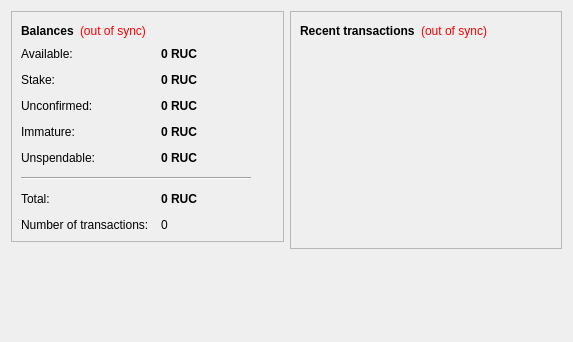
<?xml version="1.0" encoding="UTF-8"?>
<ui version="4.0">
 <class>OverviewPage</class>
 <widget class="QWidget" name="OverviewPage">
  <property name="geometry">
   <rect>
    <x>0</x>
    <y>0</y>
    <width>573</width>
    <height>342</height>
   </rect>
  </property>
  <property name="windowTitle">
   <string>Form</string>
  </property>
  <layout class="QHBoxLayout" name="horizontalLayout" stretch="1,1">
   <item>
    <layout class="QVBoxLayout" name="verticalLayout_2">
     <item>
      <widget class="QFrame" name="frame">
       <property name="frameShape">
        <enum>QFrame::StyledPanel</enum>
       </property>
       <property name="frameShadow">
        <enum>QFrame::Raised</enum>
       </property>
       <layout class="QVBoxLayout" name="verticalLayout_4">
        <item>
         <layout class="QHBoxLayout" name="horizontalLayout_4">
          <item>
           <widget class="QLabel" name="label_5">
            <property name="font">
             <font>
              <weight>75</weight>
              <bold>true</bold>
             </font>
            </property>
            <property name="text">
             <string>Balances</string>
            </property>
           </widget>
          </item>
          <item>
           <widget class="QLabel" name="labelWalletStatus">
            <property name="toolTip">
             <string>The displayed information may be out of date. Your wallet automatically synchronizes with the RUCoin network after a connection is established, but this process has not completed yet.</string>
            </property>
            <property name="styleSheet">
             <string notr="true">QLabel { color: red; }</string>
            </property>
            <property name="text">
             <string notr="true">(out of sync)</string>
            </property>
            <property name="alignment">
             <set>Qt::AlignLeading|Qt::AlignLeft|Qt::AlignVCenter</set>
            </property>
           </widget>
          </item>
          <item>
           <spacer name="horizontalSpacer_2">
            <property name="orientation">
             <enum>Qt::Horizontal</enum>
            </property>
            <property name="sizeHint" stdset="0">
             <size>
              <width>40</width>
              <height>20</height>
             </size>
            </property>
           </spacer>
          </item>
         </layout>
        </item>
        <item>
         <layout class="QFormLayout" name="formLayout_2">
          <property name="fieldGrowthPolicy">
           <enum>QFormLayout::AllNonFixedFieldsGrow</enum>
          </property>
          <property name="horizontalSpacing">
           <number>12</number>
          </property>
          <property name="verticalSpacing">
           <number>12</number>
          </property>
          <item row="0" column="0">
           <widget class="QLabel" name="labelAvailableText">
            <property name="toolTip">
             <string>Your current available balance</string>
            </property>
            <property name="text">
             <string>Available:</string>
            </property>
           </widget>
          </item>
          <item row="0" column="1">
           <widget class="QLabel" name="labelAvailable">
            <property name="font">
             <font>
              <weight>75</weight>
              <bold>true</bold>
             </font>
            </property>
            <property name="cursor">
             <cursorShape>IBeamCursor</cursorShape>
            </property>
            <property name="toolTip">
             <string>Your current available balance</string>
            </property>
            <property name="text">
             <string notr="true">0 RUC</string>
            </property>
            <property name="alignment">
             <set>Qt::AlignLeading|Qt::AlignLeft|Qt::AlignVCenter</set>
            </property>
            <property name="textInteractionFlags">
             <set>Qt::LinksAccessibleByMouse|Qt::TextSelectableByKeyboard|Qt::TextSelectableByMouse</set>
            </property>
           </widget>
          </item>
          <item row="1" column="0">
           <widget class="QLabel" name="label_6">
            <property name="toolTip">
             <string>Total of coins that was staked, and do not yet count toward the current balance</string>
            </property>
            <property name="text">
             <string>Stake:</string>
            </property>
           </widget>
          </item>
          <item row="1" column="1">
           <widget class="QLabel" name="labelStake">
            <property name="font">
             <font>
              <weight>75</weight>
              <bold>true</bold>
             </font>
            </property>
            <property name="cursor">
             <cursorShape>IBeamCursor</cursorShape>
            </property>
            <property name="toolTip">
             <string>Total of coins that was staked, and do not yet count toward the current balance</string>
            </property>
            <property name="text">
             <string notr="true">0 RUC</string>
            </property>
            <property name="alignment">
             <set>Qt::AlignLeading|Qt::AlignLeft|Qt::AlignVCenter</set>
            </property>
            <property name="textInteractionFlags">
             <set>Qt::LinksAccessibleByMouse|Qt::TextSelectableByKeyboard|Qt::TextSelectableByMouse</set>
            </property>
           </widget>
          </item>
          <item row="2" column="0">
           <widget class="QLabel" name="label_3">
            <property name="toolTip">
             <string>Total of transactions that have yet to be confirmed, and do not yet count toward the current balance</string>
            </property>
            <property name="text">
             <string>Unconfirmed:</string>
            </property>
           </widget>
          </item>
          <item row="2" column="1">
           <widget class="QLabel" name="labelUnconfirmed">
            <property name="font">
             <font>
              <weight>75</weight>
              <bold>true</bold>
             </font>
            </property>
            <property name="cursor">
             <cursorShape>IBeamCursor</cursorShape>
            </property>
            <property name="toolTip">
             <string>Total of transactions that have yet to be confirmed, and do not yet count toward the current balance</string>
            </property>
            <property name="text">
             <string notr="true">0 RUC</string>
            </property>
            <property name="alignment">
             <set>Qt::AlignLeading|Qt::AlignLeft|Qt::AlignVCenter</set>
            </property>
            <property name="textInteractionFlags">
             <set>Qt::LinksAccessibleByMouse|Qt::TextSelectableByKeyboard|Qt::TextSelectableByMouse</set>
            </property>
           </widget>
          </item>
          <item row="3" column="0">
           <widget class="QLabel" name="labelImmatureText">
            <property name="toolTip">
             <string>Mined balance that has not yet matured</string>
            </property>
            <property name="text">
             <string>Immature:</string>
            </property>
           </widget>
          </item>
          <item row="3" column="1">
           <widget class="QLabel" name="labelImmature">
            <property name="font">
             <font>
              <weight>75</weight>
              <bold>true</bold>
             </font>
            </property>
            <property name="toolTip">
             <string>Mined balance that has not yet matured</string>
            </property>
            <property name="text">
             <string notr="true">0 RUC</string>
            </property>
            <property name="alignment">
             <set>Qt::AlignLeading|Qt::AlignLeft|Qt::AlignVCenter</set>
            </property>
            <property name="textInteractionFlags">
             <set>Qt::LinksAccessibleByMouse|Qt::TextSelectableByKeyboard|Qt::TextSelectableByMouse</set>
            </property>
           </widget>
          </item>
          <item row="4" column="0">
           <widget class="QLabel" name="labelBalanceWatchOnlyText">
            <property name="toolTip">
             <string>Your unspendable balance</string>
            </property>
            <property name="text">
             <string>Unspendable:</string>
            </property>
           </widget>
          </item>
          <item row="4" column="1">
           <widget class="QLabel" name="labelBalanceWatchOnly">
            <property name="font">
             <font>
              <weight>75</weight>
              <bold>true</bold>
             </font>
            </property>
            <property name="cursor">
             <cursorShape>IBeamCursor</cursorShape>
            </property>
            <property name="toolTip">
             <string>Your unspendable balance</string>
            </property>
            <property name="text">
             <string notr="true">0 RUC</string>
            </property>
            <property name="alignment">
             <set>Qt::AlignLeading|Qt::AlignLeft|Qt::AlignVCenter</set>
            </property>
            <property name="textInteractionFlags">
             <set>Qt::LinksAccessibleByMouse|Qt::TextSelectableByKeyboard|Qt::TextSelectableByMouse</set>
            </property>
           </widget>
          </item>
          <item row="5" column="0" colspan="2">
           <widget class="Line" name="line">
            <property name="maximumSize">
             <size>
              <width>230</width>
              <height>16777215</height>
             </size>
            </property>
            <property name="orientation">
             <enum>Qt::Horizontal</enum>
            </property>
           </widget>
          </item>
          <item row="6" column="0">
           <widget class="QLabel" name="labelTotalText">
            <property name="toolTip">
             <string>Your current total balance</string>
            </property>
            <property name="text">
             <string>Total:</string>
            </property>
           </widget>
          </item>
          <item row="6" column="1">
           <widget class="QLabel" name="labelTotal">
            <property name="font">
             <font>
              <weight>75</weight>
              <bold>true</bold>
             </font>
            </property>
            <property name="toolTip">
             <string>Your current total balance</string>
            </property>
            <property name="text">
             <string notr="true">0 RUC</string>
            </property>
            <property name="alignment">
             <set>Qt::AlignLeading|Qt::AlignLeft|Qt::AlignVCenter</set>
            </property>
            <property name="textInteractionFlags">
             <set>Qt::LinksAccessibleByMouse|Qt::TextSelectableByKeyboard|Qt::TextSelectableByMouse</set>
            </property>
           </widget>
          </item>
          <item row="7" column="0">
           <widget class="QLabel" name="label_2">
            <property name="toolTip">
             <string>Total number of transactions in wallet</string>
            </property>
            <property name="text">
             <string>Number of transactions:</string>
            </property>
           </widget>
          </item>
          <item row="7" column="1">
           <widget class="QLabel" name="labelNumTransactions">
            <property name="toolTip">
             <string>Total number of transactions in wallet</string>
            </property>
            <property name="text">
             <string notr="true">0</string>
            </property>
           </widget>
          </item>
         </layout>
        </item>
       </layout>
      </widget>
     </item>
     <item>
      <spacer name="verticalSpacer">
       <property name="orientation">
        <enum>Qt::Vertical</enum>
       </property>
       <property name="sizeHint" stdset="0">
        <size>
         <width>20</width>
         <height>40</height>
        </size>
       </property>
      </spacer>
     </item>
    </layout>
   </item>
   <item>
    <layout class="QVBoxLayout" name="verticalLayout_3">
     <item>
      <widget class="QFrame" name="frame_2">
       <property name="frameShape">
        <enum>QFrame::StyledPanel</enum>
       </property>
       <property name="frameShadow">
        <enum>QFrame::Raised</enum>
       </property>
       <layout class="QVBoxLayout" name="verticalLayout">
        <item>
         <layout class="QHBoxLayout" name="horizontalLayout_2">
          <item>
           <widget class="QLabel" name="label_4">
            <property name="text">
             <string>&lt;b&gt;Recent transactions&lt;/b&gt;</string>
            </property>
           </widget>
          </item>
          <item>
           <widget class="QLabel" name="labelTransactionsStatus">
            <property name="toolTip">
             <string>The displayed information may be out of date. Your wallet automatically synchronizes with the RUCoin network after a connection is established, but this process has not completed yet.</string>
            </property>
            <property name="styleSheet">
             <string notr="true">QLabel { color: red; }</string>
            </property>
            <property name="text">
             <string notr="true">(out of sync)</string>
            </property>
            <property name="alignment">
             <set>Qt::AlignRight|Qt::AlignTrailing|Qt::AlignVCenter</set>
            </property>
           </widget>
          </item>
          <item>
           <spacer name="horizontalSpacer">
            <property name="orientation">
             <enum>Qt::Horizontal</enum>
            </property>
            <property name="sizeHint" stdset="0">
             <size>
              <width>40</width>
              <height>20</height>
             </size>
            </property>
           </spacer>
          </item>
         </layout>
        </item>
        <item>
         <widget class="QListView" name="listTransactions">
          <property name="styleSheet">
           <string notr="true">QListView { background: transparent; }</string>
          </property>
          <property name="frameShape">
           <enum>QFrame::NoFrame</enum>
          </property>
          <property name="verticalScrollBarPolicy">
           <enum>Qt::ScrollBarAlwaysOff</enum>
          </property>
          <property name="horizontalScrollBarPolicy">
           <enum>Qt::ScrollBarAlwaysOff</enum>
          </property>
          <property name="selectionMode">
           <enum>QAbstractItemView::NoSelection</enum>
          </property>
         </widget>
        </item>
       </layout>
      </widget>
     </item>
     <item>
      <spacer name="verticalSpacer_2">
       <property name="orientation">
        <enum>Qt::Vertical</enum>
       </property>
       <property name="sizeHint" stdset="0">
        <size>
         <width>20</width>
         <height>40</height>
        </size>
       </property>
      </spacer>
     </item>
    </layout>
   </item>
  </layout>
 </widget>
 <resources/>
 <connections/>
</ui>
